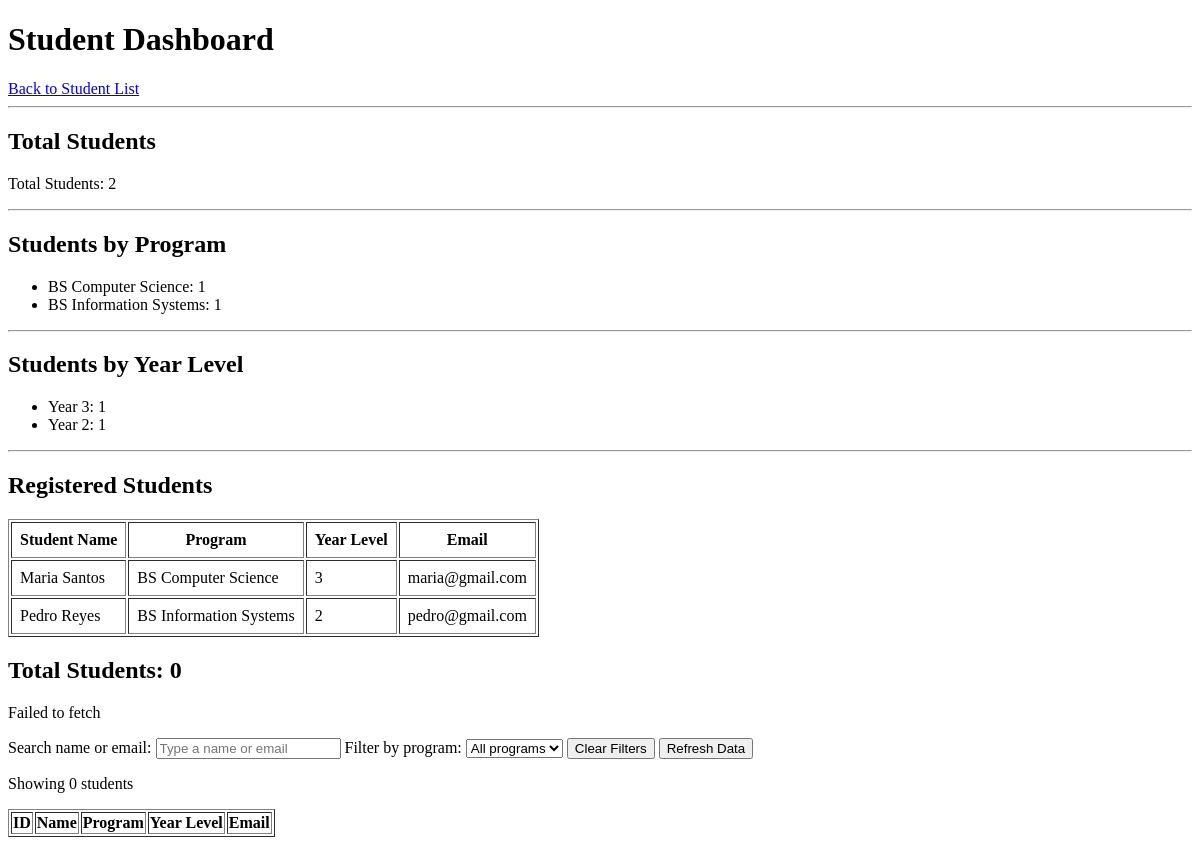
/registration/dashboard/, run on an earlier commit of the app's database.
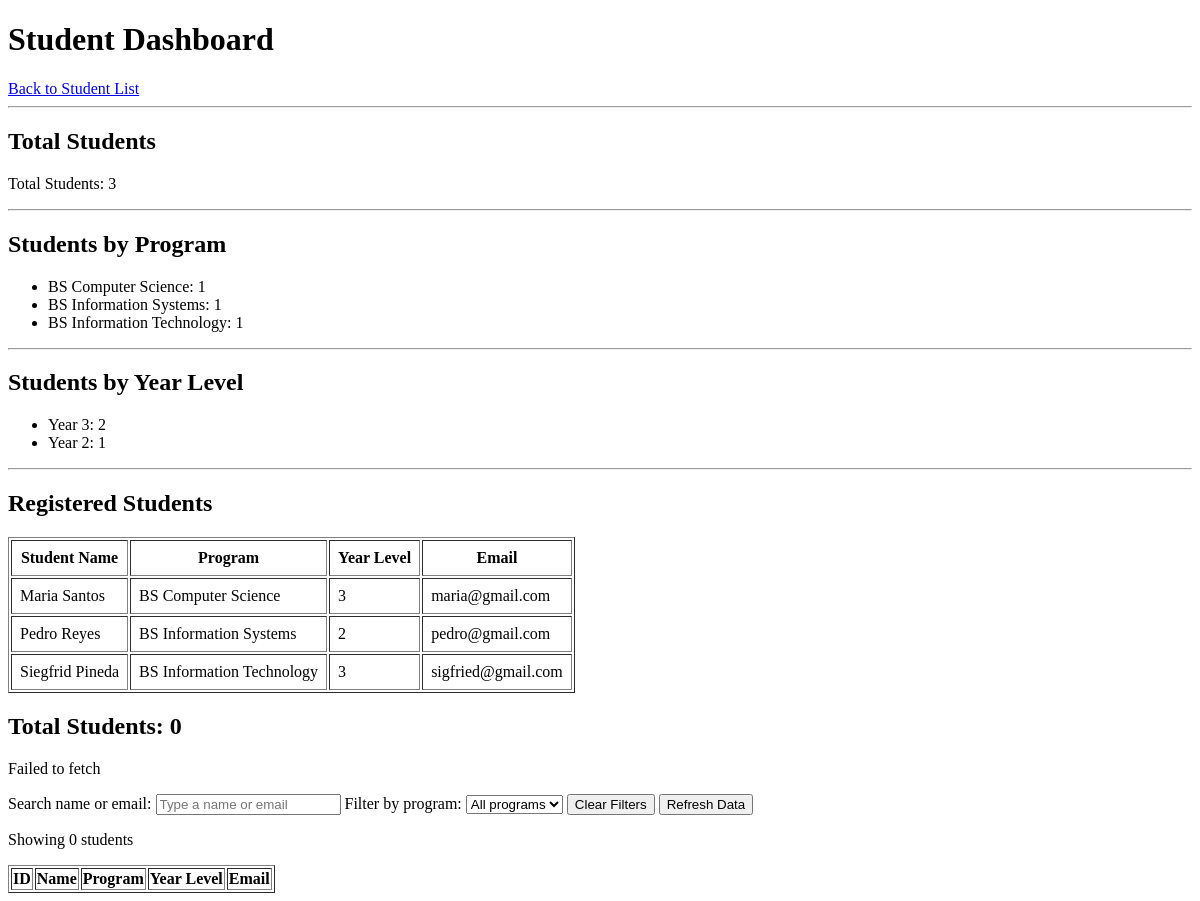
And on a later commit of the database.
### registration/models.py (models this page shows, shortened)
class Student(models.Model):
    student_name = models.CharField(max_length=100)
    program = models.CharField(max_length=100)
    year_level = models.IntegerField()
    email = models.EmailField()

### registration/views.py (the view)
def student_dashboard(request):
    students = Student.objects.all()
    total_students = students.count()
    program_counts = {}
    year_counts = {}
    for student in students:
        program_counts[student.program] = (
            program_counts.get(student.program, 0) + 1
        )
        year_counts[student.year_level] = (
            year_counts.get(student.year_level, 0) + 1
        )
    context = {
        'students': students,
        'total_students': total_students,
        'program_counts': program_counts,
        'year_counts': year_counts,
    }
    return render(
        request,
        'registration/student_dashboard.html',
        context
    )

### registration/templates/registration/student_dashboard.html (shortened to what this page needs)
{% load static %}
<!DOCTYPE html>
<html>
<head>
</head>
<body>
    <h1>Student Dashboard</h1>
    <a href="{% url 'student_list' %}">
        Back to Student List
    </a>
    <hr>
    <h2>Total Students</h2>
    <p>
        Total Students: {{ total_students }}
    </p>
    <hr>
    <h2>Students by Program</h2>
    <ul>
        {% for program, count in program_counts.items %}
            <li>
                {{ program }}: {{ count }}
            </li>
        {% empty %}
            <li>No program data available.</li>
        {% endfor %}
    </ul>
    <hr>
    <h2>Students by Year Level</h2>
    <ul>
        {% for year, count in year_counts.items %}
            <li>
                Year {{ year }}: {{ count }}
            </li>
        {% empty %}
            <li>No year level data available.</li>
        {% endfor %}
    </ul>
    <hr>
    <h2>Registered Students</h2>
    <table border="1" cellpadding="8">
        <tr>
            <th>Student Name</th>
            <th>Program</th>
            <th>Year Level</th>
            <th>Email</th>
        </tr>
        {% for student in students %}
        <tr>
            <td>{{ student.student_name }}</td>
            <td>{{ student.program }}</td>
            <td>{{ student.year_level }}</td>
            <td>{{ student.email }}</td>
        </tr>
        {% empty %}
        <tr>
            <td colspan="4">
                No students registered.
            </td>
        </tr>
        {% endfor %}
    </table>
    <h2>
    Total Students:
    <span id="student-count">0</span>
</h2>
<p id="error-message"></p>
<section>
    <label for="student-search">Search name or email:</label>
    <input
        type="search"
        id="student-search"
        placeholder="Type a name or email"
    >
    <label for="program-filter">Filter by program:</label>
    <select id="program-filter">
        <option value="">All programs</option>
    </select>
    <button type="button" id="clear-filters">
        Clear Filters
    </button>
    <button type="button" id="refresh-students">
        Refresh Data
    </button>
</section>
<p id="result-count" aria-live="polite">Showing 0 students</p>
<table border="1" id="student-table">
    <thead>
        <tr>
            <th>ID</th>
            <th>Name</th>
            <th>Program</th>
            <th>Year Level</th>
            <th>Email</th>
        </tr>
    </thead>
</table>
</body>
</html>

What changed in the data, as far as the page shows it:
added Student: program_counts "BS Information Technology", student_name "Siegfrid Pineda", program "BS Information Technology", year_level "3", email "sigfried@gmail.com"
Also different on the page:
{{ total_students }}: "2" → "3"
new list line: ": 1"
new list line: "Year 3 : 2"
list line gone: "Year 3 : 1"
